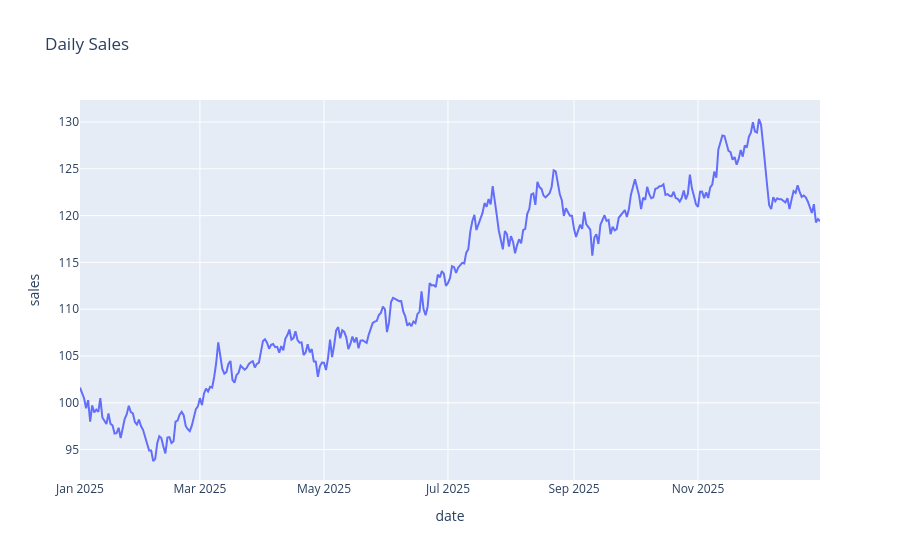

Write notebook code for a chart like this one.
### Markdown cell above
## 1. Interactive line chart

### Code cell
fig = px.line(df, x='date', y='sales', title='Daily Sales')
fig.show()

### Figure 1 — Plotly figure (JSON) as saved in the notebook; plotly's stock layout.template omitted (floating-point values rounded to 4 significant figures; data arrays with more than 128 entries replaced by an {"elided": "..."} marker saying what was removed)
{"data": [{"hovertemplate": "date=%{x}<br>sales=%{y}<extra></extra>", "legendgroup": "", "line": {"color": "#636efa", "dash": "solid"}, "marker": {"symbol": "circle"}, "mode": "lines", "name": "", "orientation": "v", "showlegend": false, "type": "scatter", "x": {"elided": "365 str values"}, "xaxis": "x", "y": {"elided": "365 float values"}, "yaxis": "y"}], "layout": {"legend": {"tracegroupgap": 0}, "title": {"text": "Daily Sales"}, "xaxis": {"anchor": "y", "domain": [0.0, 1.0], "title": {"text": "date"}}, "yaxis": {"anchor": "x", "domain": [0.0, 1.0], "title": {"text": "sales"}}}}
